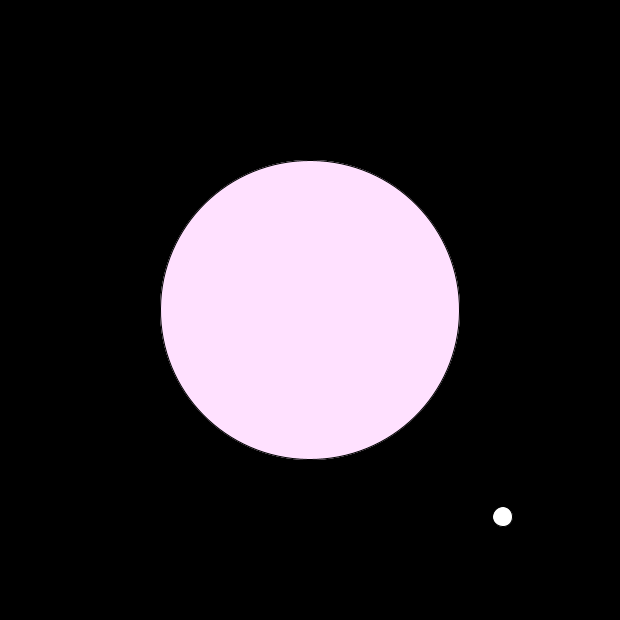
Frame 1 (no input)
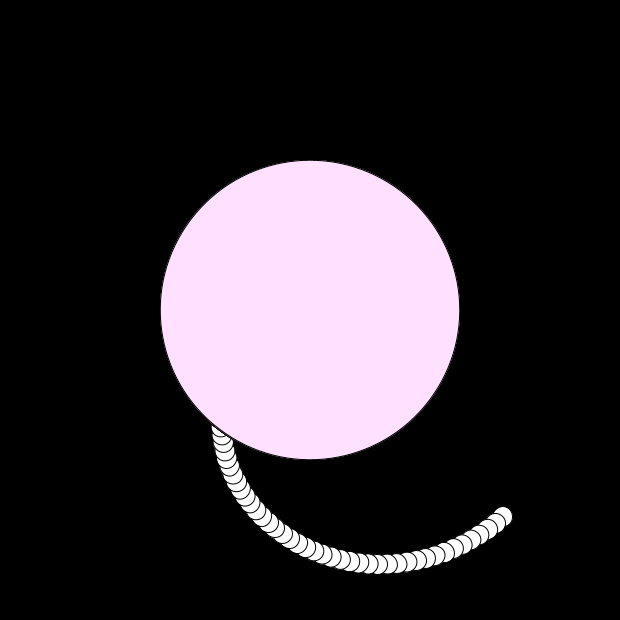
Frame 60 (the mouse pressed at the canvas centre just before this capture)
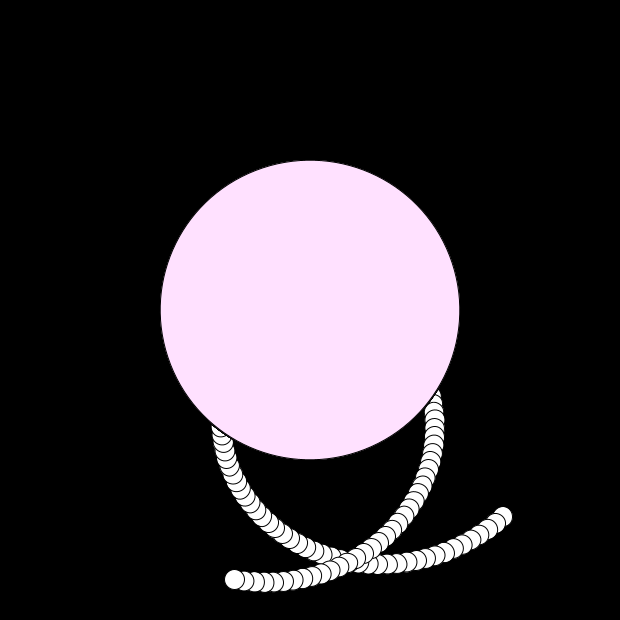
Frame 120 (the mouse held since frame 60 and released just before this capture)

The Processing sketch that drew these frames (run headless with seeded random() and noise(); from frame 60 on, the mouse is pressed at the canvas centre):

// Processing sketch: processing_38966
// ── processing_38966.pde

// 09/23/11
// Ben Light
// bl1236@nyu.edu
// ICM Week 2
// Spinning ellipse with smaller ellipses rotating around it.  
// Clicking the left mouse button will change the colors of the squares.  
// Clicking the right will change the rotation of the spin and reset the colors to white
// When the "F" key is pressed widths go up, height goes down
// When the "J" key is pressed widths go down, height goes up

float rotIndex;
float speed = 10;

float widthAlpha;
float heightAlpha;

float widthOmega;
float heightOmega;

int direction;
int colorChange;

void setup(){
  
  size(620, 620);  //size of sketch
  background(0);  // color of background
  smooth();
  
  rotIndex = 0;
  direction = 1;
  colorChange = 255;
  
  widthAlpha = 300;  //width of large ellipse
  heightAlpha = 300;  // height of large ellipse
  
  widthOmega = 20;  // width of small ellipse
  heightOmega = 20;  // height of small ellipse
  
}

void draw(){
  
  rotIndex += 0.005;  //the number being added controls the speed of the rotation
  
  if(keyPressed) {
    // If "F" is pressed widths go up, height goes down
    if (key == 'f' || key == 'F') {
      widthAlpha += 1;
      widthOmega += .5;
      heightAlpha -= 1;
      heightOmega -= .5;
    }
  } else {
    widthAlpha = widthAlpha;
    widthOmega = widthOmega;
    heightAlpha = heightAlpha;
    heightOmega = heightOmega;
  }
  
  if(keyPressed) {
    // If "J" is pressed widths go down, height goes up
    if (key == 'j' || key == 'J') {
      widthAlpha -= 1;
      widthOmega -= .5;
      heightAlpha += 1;
      heightOmega += .5;
    }
  } else {
    widthAlpha = widthAlpha;
    widthOmega = widthOmega;
    heightAlpha = heightAlpha;
    heightOmega = heightOmega;
  }
  
  pushMatrix();
  
    // Big Ellipse
    speed = 2;
    fill(255,255,colorChange);  //color of rectangle changed by right mouse click
    translate(width/2, height/2);  //determines the position of the rectangle, if divided by 2 it is in the center
    rotate(rotIndex * speed * direction);  //controls speed of rectangle
    rectMode(CENTER);
    ellipse(0, 0, widthAlpha,heightAlpha);  //size of rectangle
    
    // Small elipse
    speed = 10;
    fill(255,255,colorChange);  //color of rectangle changed by right mouse click
    translate(100, 100);   //determines the position of the small rectangle
    rotate(rotIndex * speed * direction);  //controls the speed of the rotation of small square
    ellipse(100,100, widthOmega,heightOmega);  //size of small square
  
  popMatrix();
  
    // Big Ellipse needs to be redrawn due to small ellipse over lap
    speed = 2;
    fill(255,225,colorChange);  //color of rectangle changed by right mouse click
    translate(width/2, height/2);  //determines the position of the rectangle, if divided by 2 it is in the center
    rotate(rotIndex * speed * direction);  //controls speed of rectangle
    rectMode(CENTER);
    ellipse(0, 0, widthAlpha,heightAlpha);  //size of rectangle
  
}

void mousePressed() {
  if (mouseButton == RIGHT) {
    direction = direction * -1;
  }
  if (mouseButton == LEFT) {
    colorChange = colorChange - 3;
  } else {
    colorChange = 255;
  }
}
